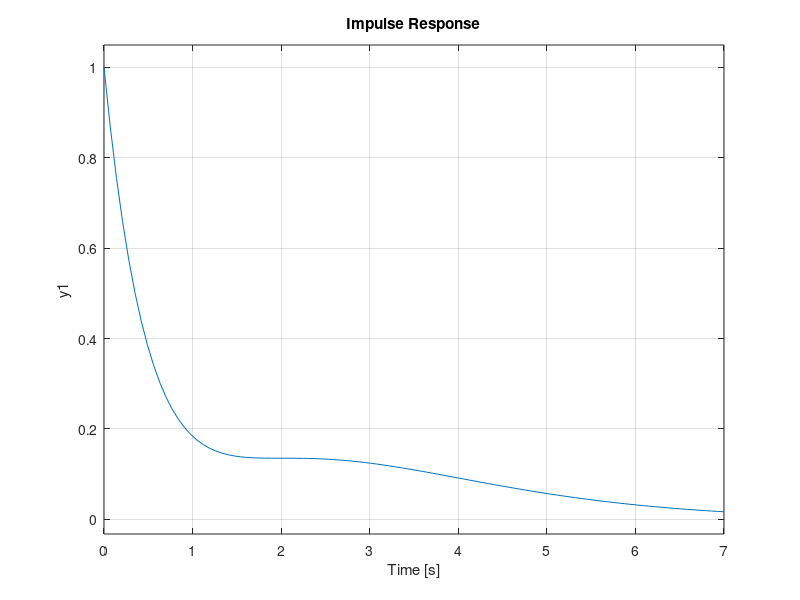

Write the MATLAB code that produced this figure.
clf
close all
clear all
clc
pkg load control

K = 1;
taua = 1;
taub = 1;
tau1 = 1;
tau2 = 1;
tau3 = 1;

num = K*[taua taub 1];
den = [tau1*tau2*tau3 tau1*tau2+tau1*tau3+tau2*tau3 tau1+tau2+tau3 1];
G = tf(num,den)
impulse(G)
